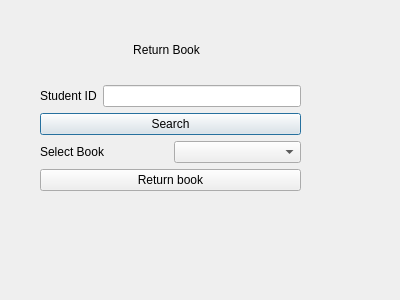
<?xml version="1.0" encoding="UTF-8"?>
<ui version="4.0">
 <class>returnbook</class>
 <widget class="QDialog" name="returnbook">
  <property name="geometry">
   <rect>
    <x>0</x>
    <y>0</y>
    <width>400</width>
    <height>300</height>
   </rect>
  </property>
  <property name="windowTitle">
   <string>Dialog</string>
  </property>
  <widget class="QWidget" name="">
   <property name="geometry">
    <rect>
     <x>40</x>
     <y>20</y>
     <width>261</width>
     <height>171</height>
    </rect>
   </property>
   <layout class="QVBoxLayout" name="verticalLayout_2">
    <item>
     <layout class="QVBoxLayout" name="verticalLayout">
      <item>
       <widget class="QLabel" name="label">
        <property name="text">
         <string>                            Return Book </string>
        </property>
       </widget>
      </item>
      <item>
       <layout class="QHBoxLayout" name="horizontalLayout">
        <item>
         <widget class="QLabel" name="label_2">
          <property name="text">
           <string>Student ID</string>
          </property>
         </widget>
        </item>
        <item>
         <widget class="QLineEdit" name="lineEdit_SID"/>
        </item>
       </layout>
      </item>
      <item>
       <widget class="QPushButton" name="pushButton_search">
        <property name="text">
         <string>Search</string>
        </property>
       </widget>
      </item>
      <item>
       <layout class="QHBoxLayout" name="horizontalLayout_2">
        <item>
         <widget class="QLabel" name="label_3">
          <property name="text">
           <string>Select Book</string>
          </property>
         </widget>
        </item>
        <item>
         <widget class="QComboBox" name="comboBox_selectbook"/>
        </item>
       </layout>
      </item>
     </layout>
    </item>
    <item>
     <widget class="QPushButton" name="pushButton_returnbook">
      <property name="text">
       <string>Return book</string>
      </property>
     </widget>
    </item>
   </layout>
  </widget>
 </widget>
 <resources/>
 <connections/>
</ui>
